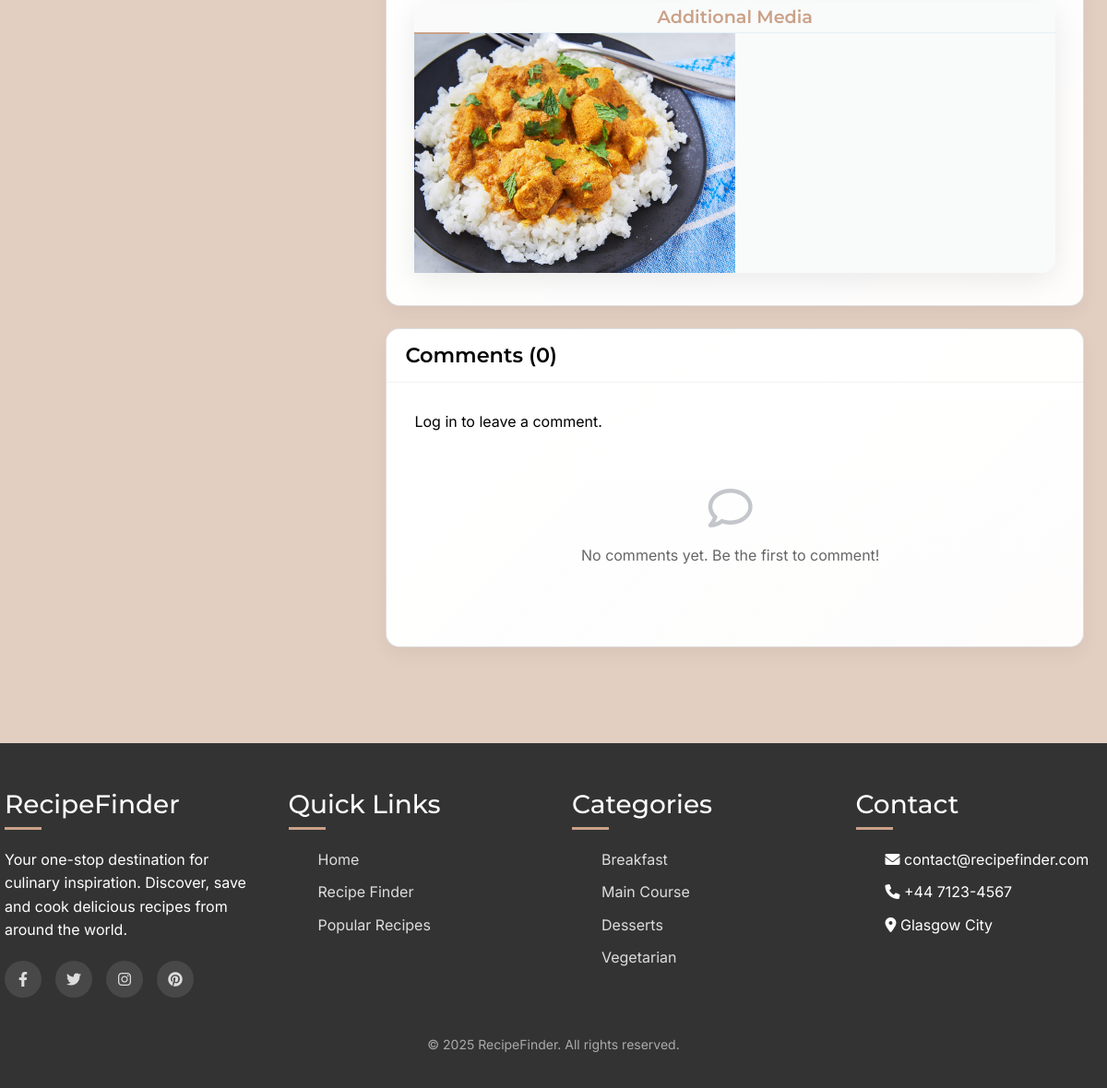
Before: /recipe/mkm-1/ (lower part) with the older database file.
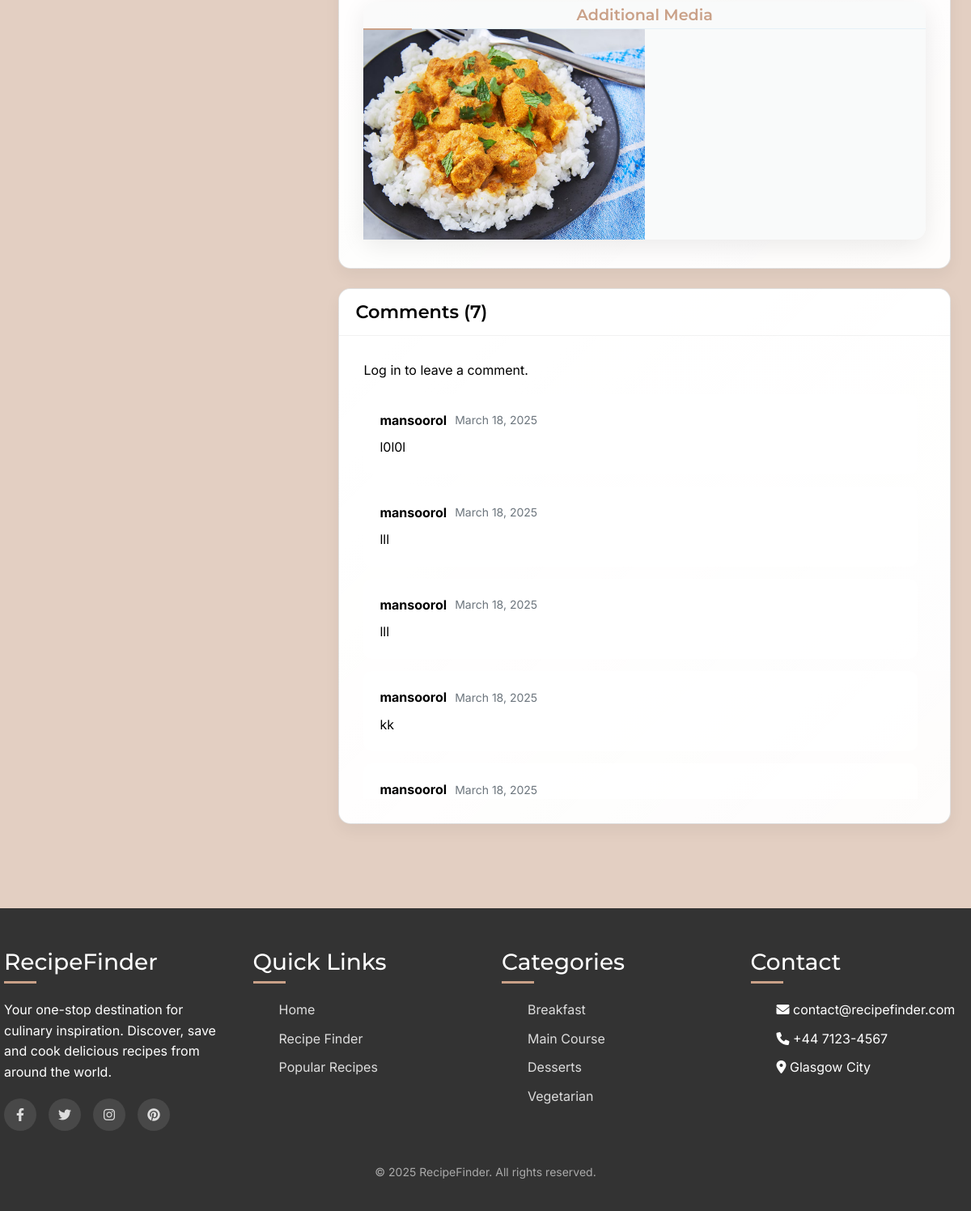
After: the same page with the newer database file.
### RecipeFinderApp/models.py (models this page shows, shortened)
class RecipeImage(models.Model):
    recipe = models.ForeignKey(Recipe, on_delete=models.CASCADE, related_name='images')
    image = models.ImageField(upload_to='recipe_images/')
    caption = models.CharField(max_length=200, blank=True)
    is_primary = models.BooleanField(default=False)  # Main image shown in listings
    uploaded_at = models.DateTimeField(auto_now_add=True)
    class Meta:
        ordering = ['-is_primary', 'uploaded_at']  # Primary images first, then by date

class Comment(models.Model):
    user = models.ForeignKey(User, on_delete=models.CASCADE)
    recipe = models.ForeignKey(Recipe, on_delete=models.CASCADE, related_name='comments')
    content = models.TextField()
    created_at = models.DateTimeField(auto_now_add=True)
    updated_at = models.DateTimeField(auto_now=True)
    class Meta:
        ordering = ['-created_at']  # Newest comments first

### RecipeFinderApp/views.py (the view, shortened to what this page needs)
# urls.py: path('recipe/<slug:slug>/', views.recipe_detail, name='recipe_detail'),
def recipe_detail(request, slug):
    recipe = get_object_or_404(Recipe, slug=slug)
    comments = Comment.objects.filter(recipe=recipe)
    similar_recipes = Recipe.objects.filter(
        categories__in=recipe.categories.all()
    ).exclude(id=recipe.id).distinct()[:3]
    user_liked = False
    user_collections = []
    if request.user.is_authenticated:
        user_liked = Like.objects.filter(
            user=request.user,
            recipe=recipe
        ).exists()
        user_collections = Collection.objects.filter(user=request.user)
    comment_form = CommentForm()
    context = {
        'recipe': recipe,
        'comments': comments,
        'similar_recipes': similar_recipes,
        'user_liked': user_liked,
        'comment_form': comment_form,
        'comments_count': comments.count(),
        'user_collections': user_collections
    }
    return render(request, 'recipe_finder/recipe_detail.html', context)

### templates/recipe_finder/recipe_detail.html (shortened to what this page needs)
{% extends 'recipe_finder/base.html' %}
{% load static %}
{% block page_css %}
<link rel="stylesheet" href="{% static 'css/pages/recipe_detail.css' %}">
{% endblock %}
{% block content %}
<div class="container mt-4">
    <div class="row recipe-container">
        <div class="col-md-8 main-content">
            <div class="card mb-4 recipe-main-card">
                <div class="card-body">
                    {% if recipe.images.all or recipe.videos.all %}
                    <div style="margin:5px 0;padding:0;background-color:rgba(248,249,250,0.7);border-radius:15px;box-shadow:0 8px 30px rgba(0,0,0,0.08);">
                        <h3 style="margin:0;padding:5px 0;text-align:center;color:var(--primary-color);font-size:1.2rem;border-bottom:1px solid rgba(52,152,219,0.1);">Additional Media</h3>
                        <div style="display:flex;flex-wrap:wrap;width:100%;margin:0;padding:0;gap:0;overflow:hidden;">
                            {% for img in recipe.images.all %}
                            <div style="width:50%;margin:0;padding:0;box-sizing:border-box;">
                                <div style="margin:0;padding:0;border:none;outline:none;">
                                    <img src="{{ img.image.url }}" alt="Recipe image" style="width:100%;height:auto;display:block;margin:0;padding:0;border:none;outline:none;">
                                </div>
                            </div>
                            {% endfor %}
                        </div>
                    </div>
                    {% endif %}
                </div>
            </div>
            <div id="comments" class="card mb-4 comments-card">
                <div class="card-header">
                    <h3>Comments ({{ comments.count }})</h3>
                </div>
                <div class="card-body">
                    {% if user.is_authenticated %}
                    <form method="post" id="comment-form" class="mb-4 comment-form">
                        {% csrf_token %}
                        <input type="hidden" name="action" value="comment">
                        <div class="mb-3">
                            {{ comment_form.content }}
                        </div>
                        <button type="submit" class="btn btn-primary">Post Comment</button>
                    </form>
                    {% else %}
                    <p><a href="{% url 'login' %}">Log in</a> to leave a comment.</p>
                    {% endif %}
                    <div class="comments-list">
                        {% for comment in comments %}
                        <div class="comment mb-3 p-3 border-bottom">
                            <div class="d-flex justify-content-between">
                                <div class="user-info">
                                    <strong>{{ comment.user.username }}</strong>
                                    <small class="text-muted">{{ comment.created_at|date:"F j, Y" }}</small>
                                </div>
                            </div>
                            <p class="mb-0 mt-2">{{ comment.content }}</p>
                        </div>
                        {% empty %}
                        <div class="empty-comments">
                            <i class="far fa-comment text-muted"></i>
                            <p>No comments yet. Be the first to comment!</p>
                        </div>
                        {% endfor %}
                    </div>
                </div>
            </div>
        </div>
    </div>
</div>
{% endblock %}

Changed rows visible on the page:
added Comment: user.username "mansoorol", created_at "March 18, 2025", content "l0l0l"
added Comment: user.username "mansoorol", created_at "March 18, 2025", content "lll"
added Comment: user.username "mansoorol", created_at "March 18, 2025", content "lll"
added Comment: user.username "mansoorol", created_at "March 18, 2025", content "kk"
added Comment: user.username "mansoorol", created_at "March 18, 2025"
Other visible differences:
{{ comments.count }}: "0" → "7"
text no longer shown: "No comments yet. Be the first to comment!"
